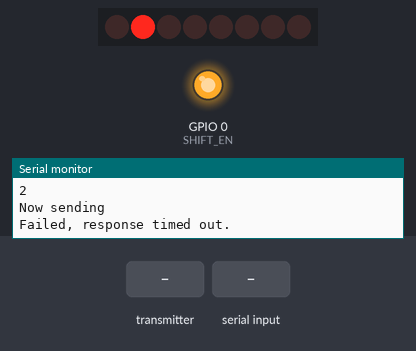
Simulated run of this program. Board: ESP8266 (NodeMCU). Shown: 8 shift-register outputs drawn as a row of LEDs (first output left, lit = HIGH), output pins drawn as LEDs (lit = HIGH), the last lines printed to the serial monitor. Wiring (inferred from the names in the program): shift register (74HC595): data GPIO 2; shift clock GPIO 5; latch GPIO 16. Wiring (inferred from the signals the program sends): row of LEDs: on Q0, Q1, Q2, Q3, Q4, Q5, Q6, Q7. Dashed ring = blinking. The test bench sets the inputs (shaded band). No radio packets arrive unless stated; pins used as bus, display or sensor lines are not drawn.

Above: at 2.0 s.
2.1 s: the transmitter starts sending got_time = 0
At 6.79 s:
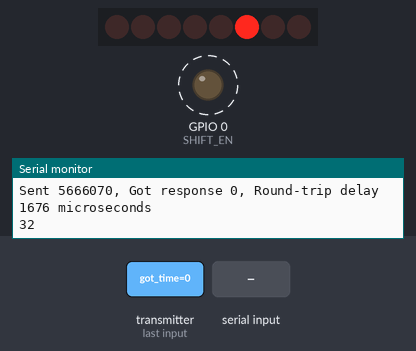
6.9 s: "R" received over Serial
At 8.0 s:
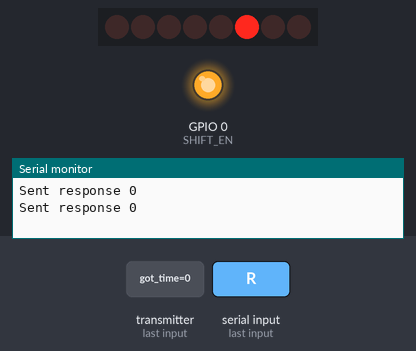
8.4 s: "T" received over Serial
At 9.4 s:
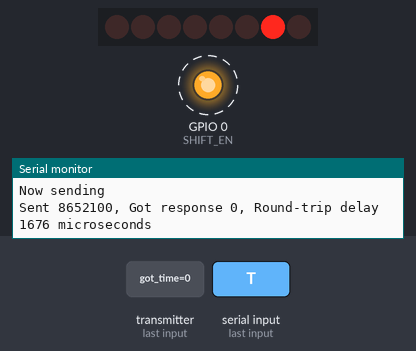
Timing chart, 0 to 17.4 s (numbered marks = the images above; inputs shaded):
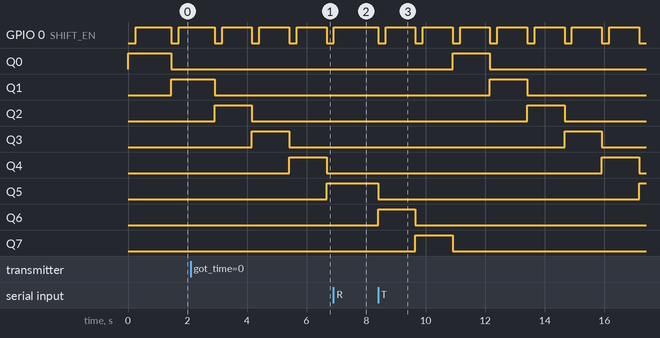

Measured:
- after the input at 6.9 s, GPIO 0 (SHIFT_EN): goes on until 6.9 s, then stays HIGH
- after the input at 8.4 s, GPIO 0 (SHIFT_EN): alternates HIGH for 1.0 s and LOW for 0.25 s, starting at once; Q0: LOW → HIGH after 2.5 s, → LOW 1.3 s later; Q1: LOW → HIGH after 3.8 s, → LOW 1.3 s later; Q2: LOW → HIGH after 5.0 s, → LOW 1.3 s later; Q3: LOW → HIGH after 6.3 s, → LOW 1.3 s later
- by itself, GPIO 0 (SHIFT_EN): alternates HIGH for 1.0 s and LOW for 0.25 s

The program:

main.cpp
```cpp
#include "main.h"
#include <Arduino.h>

/*
* Getting Started example sketch for nRF24L01+ radios
* This is a very basic example of how to send data from one node to another
* Updated: Dec 2014 by TMRh20
*/

#include <SPI.h>
#include "RF24.h"

/****************** User Config ***************************/
/***      Set this radio as radio number 0 or 1         ***/
bool radioNumber = 1;

RF24 radio(NRF_CE, NRF_CSN);
/**********************************************************/

byte addresses[][6] = {"1Node","2Node"};

// Used to control whether this node is sending or receiving
bool role = 1;

void setup() {
  WiFi.mode(WIFI_OFF);
  Serial.begin(SERIAL_SPEED);
  Serial.println(F("RF24/examples/GettingStarted"));
  Serial.println(F("*** PRESS 'T' to begin transmitting to the other node"));

  radio.begin();

  // Set the PA Level low to prevent power supply related issues since this is a
 // getting_started sketch, and the likelihood of close proximity of the devices. RF24_PA_MAX is default.
  radio.setPALevel(RF24_PA_LOW);

  // Open a writing and reading pipe on each radio, with opposite addresses
  if(radioNumber){
    radio.openWritingPipe(addresses[1]);
    radio.openReadingPipe(1,addresses[0]);
  }else{
    radio.openWritingPipe(addresses[0]);
    radio.openReadingPipe(1,addresses[1]);
  }

  // Start the radio listening for data
  radio.startListening();

  pinMode(SHIFT_LATCH, OUTPUT);
  pinMode(SHIFT_CLOCK, OUTPUT);
  pinMode(SHIFT_DATA, OUTPUT);
  pinMode(SHIFT_EN, OUTPUT);

  digitalWrite(SHIFT_LATCH, HIGH);
  digitalWrite(SHIFT_EN, HIGH);
}

uint8_t seq = 0;

void loop() {

/****************** Ping Out Role ***************************/
if (role == 1)  {

    radio.stopListening();                                    // First, stop listening so we can talk.

    byte data = 0x00;
    bitWrite(data, seq++ % 8, 1);
    Serial.println(data);
    registerWrite(data);
    digitalWrite(SHIFT_EN, LOW);
    delay(250);
    digitalWrite(SHIFT_EN, HIGH);

    Serial.println(F("Now sending"));

    unsigned long start_time = micros();                             // Take the time, and send it.  This will block until complete
     if (!radio.write( &start_time, sizeof(unsigned long) )){
       Serial.println(F("failed"));
     }

    radio.startListening();                                    // Now, continue listening

    unsigned long started_waiting_at = micros();               // Set up a timeout period, get the current microseconds
    boolean timeout = false;                                   // Set up a variable to indicate if a response was received or not

    while ( ! radio.available() ){                             // While nothing is received
      if (micros() - started_waiting_at > 200000 ){            // If waited longer than 200ms, indicate timeout and exit while loop
          timeout = true;
          break;
      }
    }

    if ( timeout ){                                             // Describe the results
        Serial.println(F("Failed, response timed out."));
    }else{
        unsigned long got_time;                                 // Grab the response, compare, and send to debugging spew
        radio.read( &got_time, sizeof(unsigned long) );
        unsigned long end_time = micros();

        // Spew it
        Serial.print(F("Sent "));
        Serial.print(start_time);
        Serial.print(F(", Got response "));
        Serial.print(got_time);
        Serial.print(F(", Round-trip delay "));
        Serial.print(end_time-start_time);
        Serial.println(F(" microseconds"));
    }

    // Try again 1s later
    delay(1000);
  }

/****************** Pong Back Role ***************************/
  if ( role == 0 )
  {
    unsigned long got_time;

    if( radio.available()){
                                                                    // Variable for the received timestamp
      while (radio.available()) {                                   // While there is data ready
        radio.read( &got_time, sizeof(unsigned long) );             // Get the payload
      }

      radio.stopListening();                                        // First, stop listening so we can talk
      radio.write( &got_time, sizeof(unsigned long) );              // Send the final one back.
      radio.startListening();                                       // Now, resume listening so we catch the next packets.
      Serial.print(F("Sent response "));
      Serial.println(got_time);
   }
 }

/****************** Change Roles via Serial Commands ***************************/

  if ( Serial.available() )
  {
    char c = toupper(Serial.read());
    if ( c == 'T' && role == 0 ){
      Serial.println(F("*** CHANGING TO TRANSMIT ROLE -- PRESS 'R' TO SWITCH BACK"));
      role = 1;                  // Become the primary transmitter (ping out)
   } else
    if ( c == 'R' && role == 1 ){
      Serial.println(F("*** CHANGING TO RECEIVE ROLE -- PRESS 'T' TO SWITCH BACK"));
       role = 0;                // Become the primary receiver (pong back)
       radio.startListening();
    }
  }


} // Loop


void registerWrite(byte data) {
  // turn off the output so the pins don't light up
  // while you're shifting bits:
  digitalWrite(SHIFT_LATCH, LOW);

  // turn on the next highest bit in bitsToSend:
  //bitWrite(bitsToSend, whichPin, whichState);

  // shift the bits out:
  shiftOut(SHIFT_DATA, SHIFT_CLOCK, MSBFIRST, data);

    // turn on the output so the LEDs can light up:
  digitalWrite(SHIFT_LATCH, HIGH);

}
```

main.h
```cpp
#ifndef __MAIN_H__
#define __MAIN_H__

#include <Wire.h>
#include <ESP8266WiFi.h>16 // D0

// 5-pin config
#define NRF_CE    4
#define NRF_CSN   15

#define SHIFT_DATA 2 // D4 //16 // D0
#define SHIFT_EN   0 // D3 //2 // D4
#define SHIFT_CLOCK 5 // D1 //5 // D1
#define SHIFT_LATCH 16 // D0 //0 // D3

#define SERIAL_SPEED 115200

void registerWrite(byte data);

#endif
```
